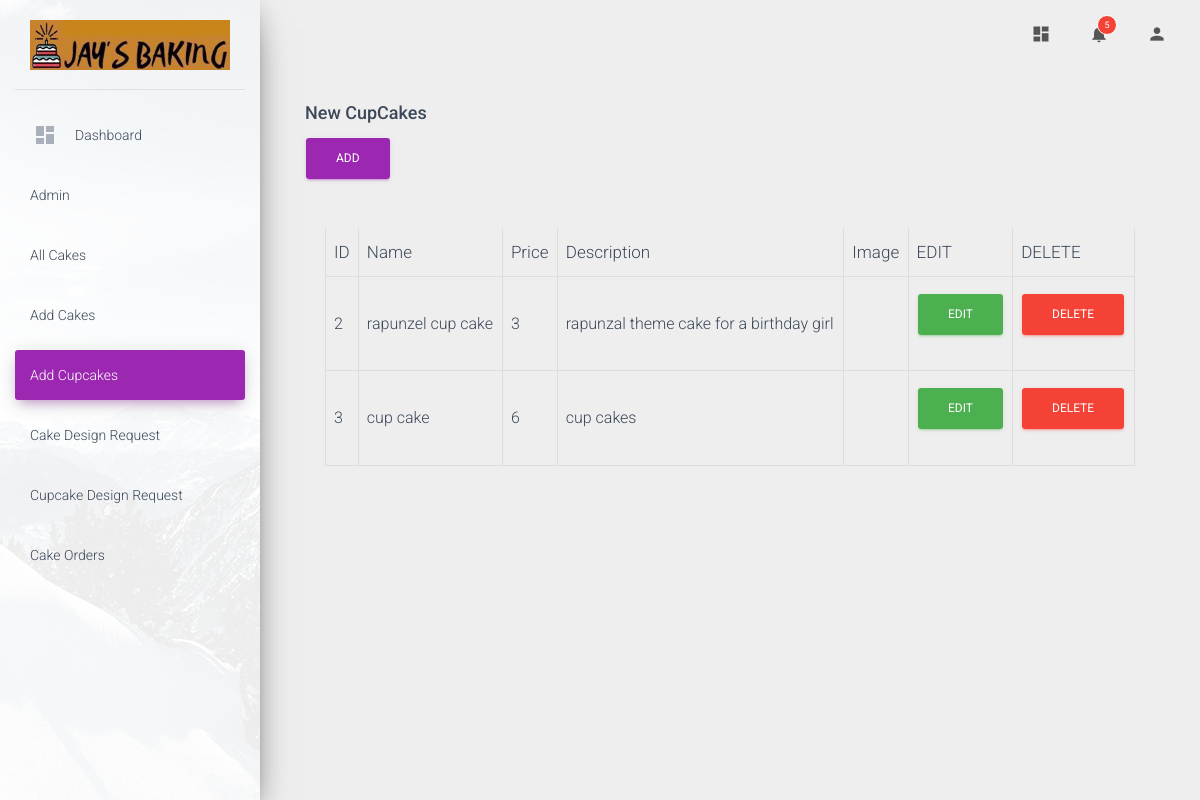
The app's page /Admin/examples/addcupcake.php with its own data.
### tables this page shows
CREATE TABLE IF NOT EXISTS `addcupcake` (
  `id` int(10) NOT NULL AUTO_INCREMENT,
  `name` varchar(30) NOT NULL,
  `price` varchar(5) NOT NULL,
  `description` varchar(150) NOT NULL,
  `image` varchar(50) NOT NULL,
  PRIMARY KEY (`id`)
);

### Admin/examples/addcupcake.php (the view, shortened to what this page needs)
<!DOCTYPE html>
<html lang="en">
<head>
    <link rel="stylesheet" href="https://maxcdn.bootstrapcdn.com/font-awesome/latest/css/font-awesome.min.css">
    <link href="../assets/css/material-dashboard.css?v=2.1.2" rel="stylesheet" />
    <link href="../assets/demo/demo.css" rel="stylesheet" />
</head>
<body class="">
    <div class="wrapper ">
        <div class="sidebar" data-color="purple" data-background-color="white" data-image="../assets/img/sidebar-1.jpg">
            <div class="logo"><a href="" class="simple-text logo-normal">
                    <img src="logo.jpg" width="200px" height="50px">
                </a></div>
            <div class="sidebar-wrapper">
                <ul class="nav">
                    <li class="nav-item ">
                        <a class="nav-link" href="./dashboard.php">
                            <i class="material-icons">dashboard</i>
                            <p>Dashboard</p>
                        </a>
                    </li>
                    <li class="nav-item ">
                        <a class="nav-link" href="./user1.php">
                            <p>Admin</p>
                        </a>
                    </li>
                    <li class="nav-item ">
                        <a class="nav-link" href="./allcakes.html">
                            <p>all cakes</p>
                        </a>
                    </li>
                    <li class="nav-item ">
                        <a class="nav-link" href="./addcakes.php">
                            <p>add cakes</p>
                        </a>
                    </li>
                    <li class="nav-item active">
                        <a class="nav-link" href="./addcupcake.php">
                            <p>add cupcakes</p>
                        </a>
                    </li>
                    <li class="nav-item ">
                        <a class="nav-link" href="./cakedesignrequest.php">
                            <p>cake design request</p>
                        </a>
                    </li>
                    <li class="nav-item ">
                        <a class="nav-link" href="./cupcakedesignrequest.html">
                            <p>cupcake design request</p>
                        </a>
                    </li>
                    <li class="nav-item ">
                        <a class="nav-link" href="./cakeorders.html">
                            <p>cake orders</p>
                        </a>
                    </li>
                </ul>
            </div>
        </div>
        <div class="main-panel">
            <nav class="navbar navbar-expand-lg navbar-transparent navbar-absolute fixed-top ">
                <div class="container-fluid">
                    <div class="navbar-wrapper">
                    </div>
                    <div class="collapse navbar-collapse justify-content-end">
                        <ul class="navbar-nav">
                            <li class="nav-item">
                                <a class="nav-link" href="dashboard.php">
                                    <i class="material-icons">dashboard</i>
                                </a>
                            </li>
                            <li class="nav-item dropdown">
                                <a class="nav-link" href="http://example.com" id="navbarDropdownMenuLink" data-toggle="dropdown" aria-haspopup="true" aria-expanded="false">
                                    <i class="material-icons">notifications</i>
                                    <span class="notification">5</span>
                                </a>
                            </li>
                            <li class="nav-item dropdown">
                                <a class="nav-link" href="javascript:;" id="navbarDropdownProfile" data-toggle="dropdown" aria-haspopup="true" aria-expanded="false">
                                    <i class="material-icons">person</i>
                                </a>
                            </li>
                        </ul>
                    </div>
                </div>
            </nav>
            <div class="content">
                <div class="container-fluid">
                    <div class="container-fluid">
                        <div class="card-shadow mb-4">
                            <h4 class="n-0 font-weight-bold text-prmary">New CupCakes</h4>
                            <button type="button" class="btn btn-primary" data-toggle="modal" data-target="#addCakeModal">Add</button>
                        </div>
                        <div class="card-body">
                            <div class="table-responsive">
                               <?php
                            include 'dbconfig.php';
                            $query = "SELECT * FROM `addcupcake`";
                            $query_run = mysqli_query($connection, $query);
                            if(mysqli_num_rows($query_run)>0)
                            {
                            ?>
                                <table class="table table-bordered" id="datatable" width="100%" collspacing="0">
                                    <thead>
                                        <tr>
                                            <th> ID</th>
                                            <th> Name</th>
                                            <th> Price</th>
                                            <th> Description</th>
                                            <th> Image</th>
                                            <th> EDIT</th>
                                            <th> DELETE</th>
                                        </tr>
                                    </thead>
                                    <tbody>
                                       <?php
                                        while($row = mysqli_fetch_assoc($query_run))
                                {
                                    ?>
                                        <tr>
                                            <td><?php echo $row['id']  ?></td>
                                            <td><?php echo $row['name'] ?></td>
                                            <td><?php echo $row['price'] ?></td>
                                            <td><?php echo $row['description'] ?></td>
                                            <td><?php '<img src ="uploads/'.$row['image'].'" width="100px;" height="100px;" alt="cakes">' ?></td>
                                            <td>
                                            <form action="addcupcakes_edit.php" method="post">
                                            <button type="submit" name="editcc_data_btn" class="btn btn-success">EDIT</button>
                                            </form>
                                            </td>
                                            <td>
                                            <form action="code.php" method="post">
                                                <button type="submit" name="addcupcake_delete_btn" class="btn btn-danger">DELETE</button>
                                            </form>
                                            </td>
                                        </tr>
                                    <?php
                                }
                                ?>
                                    </tbody>
                                </table>
                                <?php
                            }
                            else
                            {
                                echo "No Recode Found";
                            }
                            ?>
                            </div>
                        </div>
                    </div>
                </div>
                <footer class="footer">
                </footer>
            </div>
        </div>
</body>
</html>

### records on screen
addcupcake: id "2", name "rapunzel cup cake", price "3", description "rapunzal theme cake for a birthday girl"
addcupcake: id "3", name "cup cake", price "6", description "cup cakes"
